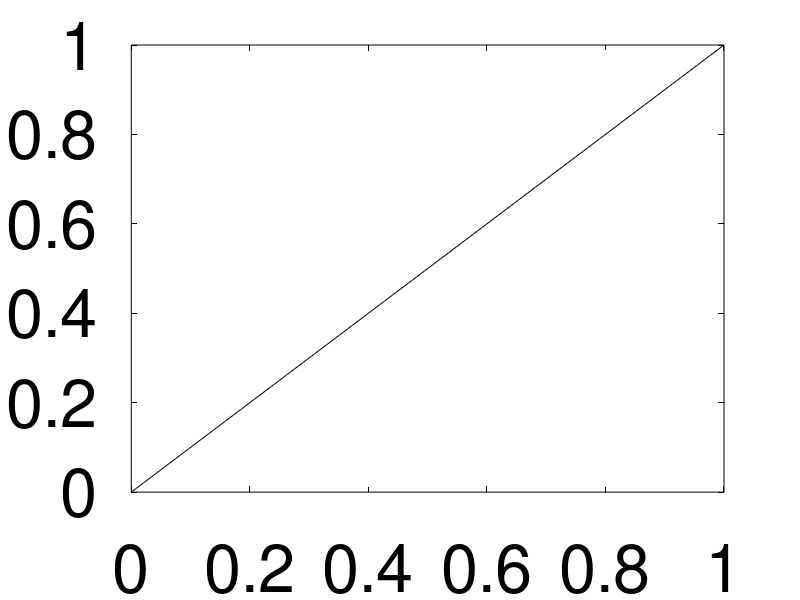

Reproduce this figure in MATLAB. (Note: this script raises an error after producing the figure.)
%% Mental Math Dual Task Generator
% To do: Have the code plot the math operations every X seconds for the participant to see
clear; clc; close all
fdir = 'C:\Users\seboe\Documents\Grad School\Neuromechanics Lab\Dual Tasking\Cognitive Dual Task\Code\OperationSets\'; %save directory

patID = input('What is the participant ID? ','s'); %subject identifier (for saving)
trialnum = input('How many trials? '); %number of trials to be performed
operationnum = input('How many opertions to be performed? ');
pausetime = input('How long between operations? (in seconds) '); %length of time between each math calculation

clc

n = [randi(9)]; %Operation output value n(i+1) = n(i)+num
ops = []; %To store operation order
num = []; %To store generated numbers n(i+1) = n(i)+num
r = []; %To store random operation selection
i = 0; %iteration counter
instructions = {'Memorize the result of the previous'; 'calculation and carry it over to the next'}; %initial instructions for participant

figure(1)
title('','Color','k')
plot([0 1],[0 1],'k')
set(gcf,'WindowState','fullscreen','MenuBar','none','ToolBar','none','Color','k')
set(gca,'Color','k','XColor','k','YColor','k','FontSize',48)%,'visible','off','xlim',[0 2],'ylim',[0 2],'Position',[0 0 1 1])
instruct_txt = text(-0.1,0.5,instructions,'Color','w','FontSize',48);
disp({'Paused'; 'Relay instructions to participant';'Then click any button to continue'})
pause
clc

for iter = 1:trialnum
    
    while i <= operationnum
        
        i = i+1;
        
        %Display instructions and the starting value
        if i==1
            delete(instruct_txt)
            txt1 = text(0.05,0.8,'Starting Numer is ','Color','w','FontSize',80);
            txt2 = text(0.42,0.5,num2str(n),'Color','w','FontSize',150);
            disp(['Starting Numer is ' num2str(n)])
            pause(pausetime)
            delete(txt1)
            delete(txt2)
        end
        
        %If bounds are exceeded, repeat previous operation
        if (max(n) > 100 || min(n) < 0 )
            i = i-1;
            n(end) = [];
            ops(end) = [];
            num(end) = [];
        end
        
        r = randi(3); %Random operator generator
        num = [num randi(9)]; %Random number generator for each operation
        
        %Addition
        if r ==1
            n(i+1) = n(i)+num(i);
            ops = [ops '+'];
        end
        
        %Subtraction
        if r == 2
            n(i+1) = n(i)-num(i);
            ops = [ops '-'];
        end
        
        %Multiplication
        if r == 3
            n(i+1) = n(i)*num(i);
            ops = [ops 'x'];
        end
        
        %Break if 10 operations are generated
        if i > operationnum
            break
        end
        
        %Display the operation
        if (max(n) <= 100 && min(n) >= 0 )
            disp(['Operation ' num2str(i) ': ' num2str(n(i)) ' ' ops(i) ' ' num2str(num(i)) ' = ' num2str(n(i+1))]) %Full Operation
            txt3 = text(0.42,0.5,[ops(end) num2str(num(end))],'Color','w','FontSize',150); %What participant will see
            pause(pausetime)
            delete(txt3)
            pause(0.5) %Pause between operations
        end
        
    end
    
    %delete the last value of each vector prior to saving b/c they are not
    %displayed to the participant during experimentation
    n(end) = [];
    num(end) = [];
    ops(end) = [];
    save([fdir patID ' Operation Set ' num2str(iter) ' ' date],'n','num','ops')
    
    clear n ops num i %reset values for next trial
    
    n = [randi(9)]; %Operation output value n(i+1) = n(i)+num
    ops = []; %To store operation order
    num = []; %To store generated numbers n(i+1) = n(i)+num
    r = []; %To store random operation selection
    i = 0; %iteration counter
    
    if iter < trialnum
        disp('Press any button to continue to next trial')
        pause
    else
        disp('End of trials')
        end_txt = text(0.35,0.5,'You did it!','Color','w','FontSize',48);
        break
    end
end